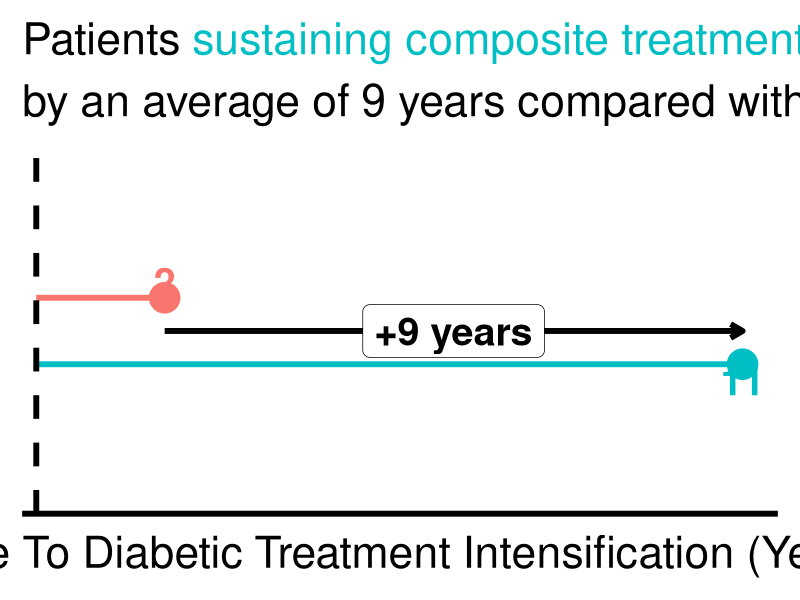

R code for this plot:
library(ggplot2)
library(ggtext)
library(scales)

# ggplot2 default colours
default_cols <- hue_pal()(2)

# Fix y-axis range (preserved)
y_limits <- c(0, 1)
y_range  <- diff(y_limits)

# Position lollipops at ~40% and ~60% of y-range
y_short <- y_limits[1] + 0.60 * y_range
y_long  <- y_limits[1] + 0.40 * y_range

df <- data.frame(
  group = factor(c("Failing", "Sustaining"),
                 levels = c("Failing", "Sustaining")),
  y     = c(y_short, y_long),
  time  = c(2, 11)
)

# Arrow position
arrow_y <- mean(df$y)

p <- ggplot(df, aes(x = time, y = y, colour = group)) +
  
  # Lollipop stems
  geom_segment(
    aes(x = 0, xend = time, yend = y),
    linewidth = 2
  ) +
  
  # Lollipop heads
  geom_point(size = 10) +
  
  # Vertical reference line at time = 0
  geom_vline(
    xintercept = 0,
    linetype = "dashed",
    linewidth = 2
  ) +
  
  # Arrow between lollipops
  annotate(
    "segment",
    x = 2, xend = 11,
    y = arrow_y, yend = arrow_y,
    linewidth = 2,
    arrow = arrow(length = unit(0.35, "cm"))
  ) +
  
  # Arrow label
  annotate(
    "label",
    x = 6.5,
    y = arrow_y,
    label = "+9 years",
    size = 10,
    fontface = "bold",
    fill = "white",
    linewidth = 0
  ) +
  
  # Numeric labels at lollipop ends
  annotate(
    "text",
    x = 2,
    y = y_short + 0.05,
    label = "2",
    colour = default_cols[1],
    size = 10,
    fontface = "bold"
  ) +
  annotate(
    "text",
    x = 11,
    y = y_long - 0.05,
    label = "11",
    colour = default_cols[2],
    size = 10,
    fontface = "bold"
  ) +
  
  # Scales
  scale_y_continuous(breaks = NULL, limits = y_limits) +
  scale_colour_manual(values = default_cols) +
  scale_x_continuous(expand = expansion(mult = c(0.02, 0.05))) +
  
  # Labels
  labs(
    x = "Time To Diabetic Treatment Intensification (Years)",
    y = NULL,
    title = paste0(
      "Patients <span style='color:", default_cols[2], "'>",
      "sustaining composite treatment targets",
      "</span> delayed diabetic treatment intensification <br> by an average of ",
      "9 years compared with ",
      "<span style='color:", default_cols[1], "'>",
      "those failing to do so",
      "</span>"
    )
  ) +
  
  # Theme
  theme_minimal(base_size = 32) +
  theme(
    axis.line.x  = element_line(colour = "black", linewidth = 2),
    axis.text.x  = element_blank(),
    axis.ticks.x = element_blank(),
    panel.grid   = element_blank(),
    plot.title   = element_markdown(size = 32, lineheight = 1.4),
    legend.position = "none"
  )

print(p)
